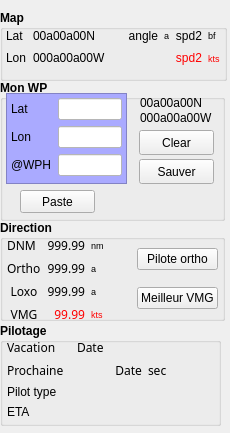
<?xml version="1.0" encoding="UTF-8"?>
<ui version="4.0">
 <class>boardVLM_part2_ui</class>
 <widget class="QWidget" name="boardVLM_part2_ui">
  <property name="geometry">
   <rect>
    <x>0</x>
    <y>0</y>
    <width>230</width>
    <height>433</height>
   </rect>
  </property>
  <property name="minimumSize">
   <size>
    <width>230</width>
    <height>0</height>
   </size>
  </property>
  <property name="windowTitle">
   <string>Form</string>
  </property>
  <widget class="QGroupBox" name="groupBox_2">
   <property name="geometry">
    <rect>
     <x>0</x>
     <y>80</y>
     <width>225</width>
     <height>141</height>
    </rect>
   </property>
   <property name="font">
    <font>
     <weight>75</weight>
     <bold>true</bold>
    </font>
   </property>
   <property name="title">
    <string>Mon WP</string>
   </property>
   <widget class="QFrame" name="frame_3">
    <property name="geometry">
     <rect>
      <x>6</x>
      <y>13</y>
      <width>121</width>
      <height>91</height>
     </rect>
    </property>
    <property name="styleSheet">
     <string>background-color: rgb(170, 170, 255);</string>
    </property>
    <property name="frameShape">
     <enum>QFrame::StyledPanel</enum>
    </property>
    <property name="frameShadow">
     <enum>QFrame::Raised</enum>
    </property>
    <widget class="QWidget" name="layoutWidget">
     <property name="geometry">
      <rect>
       <x>5</x>
       <y>5</y>
       <width>111</width>
       <height>79</height>
      </rect>
     </property>
     <layout class="QGridLayout" name="gridLayout_4">
      <item row="0" column="0">
       <widget class="QLabel" name="label">
        <property name="text">
         <string>Lat</string>
        </property>
       </widget>
      </item>
      <item row="0" column="1">
       <widget class="QLineEdit" name="WP_lat">
        <property name="styleSheet">
         <string>background-color: rgb(255, 255, 255);</string>
        </property>
        <property name="text">
         <string/>
        </property>
       </widget>
      </item>
      <item row="1" column="0">
       <widget class="QLabel" name="label_2">
        <property name="text">
         <string>Lon</string>
        </property>
       </widget>
      </item>
      <item row="1" column="1">
       <widget class="QLineEdit" name="WP_lon">
        <property name="styleSheet">
         <string>background-color: rgb(255, 255, 255);</string>
        </property>
       </widget>
      </item>
      <item row="2" column="0">
       <widget class="QLabel" name="label_3">
        <property name="text">
         <string>@WPH</string>
        </property>
       </widget>
      </item>
      <item row="2" column="1">
       <widget class="QLineEdit" name="WP_heading">
        <property name="styleSheet">
         <string>background-color: rgb(255, 255, 255);</string>
        </property>
       </widget>
      </item>
     </layout>
    </widget>
   </widget>
   <widget class="QPushButton" name="btn_clear">
    <property name="geometry">
     <rect>
      <x>139</x>
      <y>50</y>
      <width>75</width>
      <height>25</height>
     </rect>
    </property>
    <property name="font">
     <font>
      <weight>50</weight>
      <bold>false</bold>
     </font>
    </property>
    <property name="text">
     <string>Clear</string>
    </property>
   </widget>
   <widget class="QLabel" name="WP_conv_lat">
    <property name="geometry">
     <rect>
      <x>140</x>
      <y>15</y>
      <width>81</width>
      <height>16</height>
     </rect>
    </property>
    <property name="font">
     <font>
      <weight>50</weight>
      <bold>false</bold>
     </font>
    </property>
    <property name="text">
     <string>00a00a00N</string>
    </property>
   </widget>
   <widget class="QLabel" name="WP_conv_lon">
    <property name="geometry">
     <rect>
      <x>140</x>
      <y>30</y>
      <width>81</width>
      <height>16</height>
     </rect>
    </property>
    <property name="font">
     <font>
      <weight>50</weight>
      <bold>false</bold>
     </font>
    </property>
    <property name="text">
     <string>000a00a00W</string>
    </property>
   </widget>
   <widget class="QPushButton" name="btn_saveWP">
    <property name="geometry">
     <rect>
      <x>139</x>
      <y>79</y>
      <width>75</width>
      <height>25</height>
     </rect>
    </property>
    <property name="font">
     <font>
      <weight>50</weight>
      <bold>false</bold>
     </font>
    </property>
    <property name="text">
     <string>Sauver</string>
    </property>
   </widget>
   <widget class="QPushButton" name="btn_paste">
    <property name="geometry">
     <rect>
      <x>20</x>
      <y>110</y>
      <width>75</width>
      <height>23</height>
     </rect>
    </property>
    <property name="font">
     <font>
      <weight>50</weight>
      <bold>false</bold>
     </font>
    </property>
    <property name="text">
     <string>Paste</string>
    </property>
   </widget>
  </widget>
  <widget class="QGroupBox" name="groupBox_3">
   <property name="geometry">
    <rect>
     <x>0</x>
     <y>220</y>
     <width>225</width>
     <height>101</height>
    </rect>
   </property>
   <property name="font">
    <font>
     <weight>75</weight>
     <bold>true</bold>
    </font>
   </property>
   <property name="title">
    <string>Direction</string>
   </property>
   <widget class="QWidget" name="layoutWidget_2">
    <property name="geometry">
     <rect>
      <x>7</x>
      <y>17</y>
      <width>211</width>
      <height>85</height>
     </rect>
    </property>
    <layout class="QHBoxLayout" name="horizontalLayout">
     <item>
      <layout class="QGridLayout" name="gridLayout_3">
       <item row="0" column="0">
        <widget class="QLabel" name="boatName_5">
         <property name="font">
          <font>
           <family>Sans Serif</family>
           <weight>50</weight>
           <bold>false</bold>
          </font>
         </property>
         <property name="text">
          <string>DNM</string>
         </property>
        </widget>
       </item>
       <item row="0" column="1">
        <widget class="QLabel" name="dnm">
         <property name="font">
          <font>
           <family>Sans Serif</family>
           <weight>50</weight>
           <bold>false</bold>
          </font>
         </property>
         <property name="text">
          <string>999.99</string>
         </property>
         <property name="alignment">
          <set>Qt::AlignRight|Qt::AlignTrailing|Qt::AlignVCenter</set>
         </property>
        </widget>
       </item>
       <item row="0" column="2">
        <widget class="QLabel" name="label_11">
         <property name="font">
          <font>
           <pointsize>7</pointsize>
           <weight>50</weight>
           <bold>false</bold>
          </font>
         </property>
         <property name="text">
          <string>nm</string>
         </property>
        </widget>
       </item>
       <item row="1" column="0">
        <widget class="QLabel" name="boatName_7">
         <property name="font">
          <font>
           <family>Sans Serif</family>
           <weight>50</weight>
           <bold>false</bold>
          </font>
         </property>
         <property name="text">
          <string>Ortho</string>
         </property>
        </widget>
       </item>
       <item row="1" column="1">
        <widget class="QLabel" name="ortho">
         <property name="font">
          <font>
           <family>Sans Serif</family>
           <pointsize>9</pointsize>
           <weight>50</weight>
           <bold>false</bold>
          </font>
         </property>
         <property name="text">
          <string>999.99</string>
         </property>
         <property name="alignment">
          <set>Qt::AlignRight|Qt::AlignTrailing|Qt::AlignVCenter</set>
         </property>
        </widget>
       </item>
       <item row="1" column="2">
        <widget class="QLabel" name="deg_unit_2">
         <property name="font">
          <font>
           <pointsize>7</pointsize>
           <weight>50</weight>
           <bold>false</bold>
          </font>
         </property>
         <property name="text">
          <string>a</string>
         </property>
        </widget>
       </item>
       <item row="2" column="0">
        <widget class="QLabel" name="boatName_8">
         <property name="font">
          <font>
           <family>Sans Serif</family>
           <weight>50</weight>
           <bold>false</bold>
          </font>
         </property>
         <property name="text">
          <string>Loxo</string>
         </property>
         <property name="alignment">
          <set>Qt::AlignCenter</set>
         </property>
        </widget>
       </item>
       <item row="2" column="1">
        <widget class="QLabel" name="loxo">
         <property name="font">
          <font>
           <family>Sans Serif</family>
           <pointsize>9</pointsize>
           <weight>50</weight>
           <bold>false</bold>
          </font>
         </property>
         <property name="text">
          <string>999.99</string>
         </property>
         <property name="alignment">
          <set>Qt::AlignRight|Qt::AlignTrailing|Qt::AlignVCenter</set>
         </property>
        </widget>
       </item>
       <item row="2" column="2">
        <widget class="QLabel" name="deg_unit_3">
         <property name="font">
          <font>
           <pointsize>7</pointsize>
           <weight>50</weight>
           <bold>false</bold>
          </font>
         </property>
         <property name="text">
          <string>a</string>
         </property>
        </widget>
       </item>
       <item row="3" column="0">
        <widget class="QLabel" name="boatName_4">
         <property name="font">
          <font>
           <family>Sans Serif</family>
           <weight>50</weight>
           <bold>false</bold>
          </font>
         </property>
         <property name="text">
          <string>VMG</string>
         </property>
         <property name="alignment">
          <set>Qt::AlignCenter</set>
         </property>
        </widget>
       </item>
       <item row="3" column="1">
        <widget class="QLabel" name="vmg">
         <property name="font">
          <font>
           <family>Sans Serif</family>
           <pointsize>9</pointsize>
           <weight>50</weight>
           <bold>false</bold>
          </font>
         </property>
         <property name="styleSheet">
          <string notr="true">color: rgb(255, 0, 0);</string>
         </property>
         <property name="text">
          <string>99.99</string>
         </property>
         <property name="alignment">
          <set>Qt::AlignRight|Qt::AlignTrailing|Qt::AlignVCenter</set>
         </property>
        </widget>
       </item>
       <item row="3" column="2">
        <widget class="QLabel" name="label_14">
         <property name="font">
          <font>
           <pointsize>7</pointsize>
           <weight>50</weight>
           <bold>false</bold>
          </font>
         </property>
         <property name="styleSheet">
          <string notr="true">color: rgb(255, 0, 0);</string>
         </property>
         <property name="text">
          <string>kts</string>
         </property>
        </widget>
       </item>
      </layout>
     </item>
     <item>
      <spacer name="horizontalSpacer_10">
       <property name="orientation">
        <enum>Qt::Horizontal</enum>
       </property>
       <property name="sizeHint" stdset="0">
        <size>
         <width>13</width>
         <height>58</height>
        </size>
       </property>
      </spacer>
     </item>
     <item>
      <layout class="QVBoxLayout" name="verticalLayout">
       <item>
        <widget class="QPushButton" name="goPilotOrtho">
         <property name="font">
          <font>
           <weight>50</weight>
           <bold>false</bold>
          </font>
         </property>
         <property name="text">
          <string>Pilote ortho</string>
         </property>
        </widget>
       </item>
       <item>
        <widget class="QPushButton" name="goVMG">
         <property name="font">
          <font>
           <weight>50</weight>
           <bold>false</bold>
          </font>
         </property>
         <property name="text">
          <string>Meilleur VMG</string>
         </property>
        </widget>
       </item>
      </layout>
     </item>
    </layout>
   </widget>
  </widget>
  <widget class="QGroupBox" name="groupBox">
   <property name="geometry">
    <rect>
     <x>0</x>
     <y>10</y>
     <width>227</width>
     <height>71</height>
    </rect>
   </property>
   <property name="font">
    <font>
     <weight>75</weight>
     <bold>true</bold>
    </font>
   </property>
   <property name="title">
    <string>Map</string>
   </property>
   <widget class="QWidget" name="">
    <property name="geometry">
     <rect>
      <x>6</x>
      <y>17</y>
      <width>214</width>
      <height>39</height>
     </rect>
    </property>
    <layout class="QHBoxLayout" name="horizontalLayout_2">
     <item>
      <layout class="QGridLayout" name="gridLayout_2">
       <item row="0" column="0">
        <widget class="QLabel" name="label_4">
         <property name="font">
          <font>
           <weight>50</weight>
           <bold>false</bold>
          </font>
         </property>
         <property name="text">
          <string>Lat</string>
         </property>
        </widget>
       </item>
       <item row="0" column="1">
        <widget class="QLabel" name="map_lat">
         <property name="font">
          <font>
           <weight>50</weight>
           <bold>false</bold>
          </font>
         </property>
         <property name="text">
          <string>00a00a00N </string>
         </property>
        </widget>
       </item>
       <item row="1" column="0">
        <widget class="QLabel" name="label_5">
         <property name="font">
          <font>
           <weight>50</weight>
           <bold>false</bold>
          </font>
         </property>
         <property name="text">
          <string>Lon</string>
         </property>
        </widget>
       </item>
       <item row="1" column="1">
        <widget class="QLabel" name="map_lon">
         <property name="font">
          <font>
           <weight>50</weight>
           <bold>false</bold>
          </font>
         </property>
         <property name="text">
          <string>000a00a00W</string>
         </property>
        </widget>
       </item>
      </layout>
     </item>
     <item>
      <spacer name="horizontalSpacer">
       <property name="orientation">
        <enum>Qt::Horizontal</enum>
       </property>
       <property name="sizeHint" stdset="0">
        <size>
         <width>13</width>
         <height>20</height>
        </size>
       </property>
      </spacer>
     </item>
     <item>
      <layout class="QGridLayout" name="gridLayout">
       <item row="0" column="0">
        <widget class="QLabel" name="map_wind_angle">
         <property name="font">
          <font>
           <weight>50</weight>
           <bold>false</bold>
          </font>
         </property>
         <property name="text">
          <string>angle</string>
         </property>
         <property name="alignment">
          <set>Qt::AlignRight|Qt::AlignTrailing|Qt::AlignVCenter</set>
         </property>
        </widget>
       </item>
       <item row="0" column="1">
        <widget class="QLabel" name="deg_unit_4">
         <property name="font">
          <font>
           <pointsize>7</pointsize>
           <weight>50</weight>
           <bold>false</bold>
          </font>
         </property>
         <property name="text">
          <string>a</string>
         </property>
        </widget>
       </item>
       <item row="0" column="2">
        <widget class="QLabel" name="map_wind_spd_bf">
         <property name="font">
          <font>
           <weight>50</weight>
           <bold>false</bold>
          </font>
         </property>
         <property name="text">
          <string>spd2</string>
         </property>
         <property name="alignment">
          <set>Qt::AlignRight|Qt::AlignTrailing|Qt::AlignVCenter</set>
         </property>
        </widget>
       </item>
       <item row="0" column="3">
        <widget class="QLabel" name="label_15">
         <property name="font">
          <font>
           <pointsize>7</pointsize>
           <weight>50</weight>
           <bold>false</bold>
          </font>
         </property>
         <property name="text">
          <string>bf</string>
         </property>
        </widget>
       </item>
       <item row="1" column="2">
        <widget class="QLabel" name="map_wind_spd_kts">
         <property name="font">
          <font>
           <weight>50</weight>
           <bold>false</bold>
          </font>
         </property>
         <property name="styleSheet">
          <string notr="true">color: rgb(255, 0, 0);</string>
         </property>
         <property name="text">
          <string>spd2</string>
         </property>
         <property name="alignment">
          <set>Qt::AlignRight|Qt::AlignTrailing|Qt::AlignVCenter</set>
         </property>
        </widget>
       </item>
       <item row="1" column="3">
        <widget class="QLabel" name="label_13">
         <property name="font">
          <font>
           <pointsize>7</pointsize>
           <weight>50</weight>
           <bold>false</bold>
          </font>
         </property>
         <property name="styleSheet">
          <string notr="true">color: rgb(255, 0, 0);</string>
         </property>
         <property name="text">
          <string>kts</string>
         </property>
        </widget>
       </item>
      </layout>
     </item>
    </layout>
   </widget>
  </widget>
  <widget class="QGroupBox" name="groupBox_4">
   <property name="geometry">
    <rect>
     <x>0</x>
     <y>323</y>
     <width>221</width>
     <height>103</height>
    </rect>
   </property>
   <property name="font">
    <font>
     <weight>75</weight>
     <bold>true</bold>
    </font>
   </property>
   <property name="title">
    <string>Pilotage</string>
   </property>
   <widget class="QWidget" name="">
    <property name="geometry">
     <rect>
      <x>7</x>
      <y>16</y>
      <width>205</width>
      <height>80</height>
     </rect>
    </property>
    <layout class="QVBoxLayout" name="verticalLayout_2">
     <item>
      <layout class="QGridLayout" name="gridLayout_5">
       <item row="0" column="0">
        <widget class="QLabel" name="boatName_3">
         <property name="font">
          <font>
           <family>Sans Serif</family>
           <weight>50</weight>
           <bold>false</bold>
          </font>
         </property>
         <property name="text">
          <string>Vacation</string>
         </property>
         <property name="alignment">
          <set>Qt::AlignLeading|Qt::AlignLeft|Qt::AlignVCenter</set>
         </property>
        </widget>
       </item>
       <item row="0" column="1" colspan="2">
        <widget class="QLabel" name="lastVac">
         <property name="font">
          <font>
           <family>Sans Serif</family>
           <weight>50</weight>
           <bold>false</bold>
          </font>
         </property>
         <property name="text">
          <string>Date</string>
         </property>
         <property name="alignment">
          <set>Qt::AlignLeading|Qt::AlignLeft|Qt::AlignVCenter</set>
         </property>
        </widget>
       </item>
       <item row="1" column="0">
        <widget class="QLabel" name="boatName_9">
         <property name="font">
          <font>
           <family>Sans Serif</family>
           <weight>50</weight>
           <bold>false</bold>
          </font>
         </property>
         <property name="text">
          <string>Prochaine</string>
         </property>
         <property name="alignment">
          <set>Qt::AlignLeading|Qt::AlignLeft|Qt::AlignVCenter</set>
         </property>
        </widget>
       </item>
       <item row="1" column="1">
        <widget class="QLabel" name="nextVac">
         <property name="font">
          <font>
           <family>Sans Serif</family>
           <weight>50</weight>
           <bold>false</bold>
          </font>
         </property>
         <property name="text">
          <string>Date</string>
         </property>
         <property name="alignment">
          <set>Qt::AlignRight|Qt::AlignTrailing|Qt::AlignVCenter</set>
         </property>
        </widget>
       </item>
       <item row="1" column="2">
        <widget class="QLabel" name="boatName_11">
         <property name="font">
          <font>
           <family>Sans Serif</family>
           <weight>50</weight>
           <bold>false</bold>
          </font>
         </property>
         <property name="text">
          <string>sec</string>
         </property>
         <property name="alignment">
          <set>Qt::AlignLeading|Qt::AlignLeft|Qt::AlignVCenter</set>
         </property>
        </widget>
       </item>
      </layout>
     </item>
     <item>
      <widget class="QLabel" name="pilotType">
       <property name="font">
        <font>
         <weight>50</weight>
         <bold>false</bold>
        </font>
       </property>
       <property name="text">
        <string>Pilot type</string>
       </property>
      </widget>
     </item>
     <item>
      <widget class="QLabel" name="pilotETA">
       <property name="font">
        <font>
         <weight>50</weight>
         <bold>false</bold>
        </font>
       </property>
       <property name="text">
        <string>ETA</string>
       </property>
      </widget>
     </item>
    </layout>
   </widget>
  </widget>
 </widget>
 <tabstops>
  <tabstop>WP_lat</tabstop>
  <tabstop>WP_lon</tabstop>
  <tabstop>WP_heading</tabstop>
  <tabstop>btn_clear</tabstop>
  <tabstop>btn_saveWP</tabstop>
  <tabstop>goPilotOrtho</tabstop>
  <tabstop>goVMG</tabstop>
 </tabstops>
 <resources/>
 <connections>
  <connection>
   <sender>WP_lat</sender>
   <signal>textChanged(QString)</signal>
   <receiver>boardVLM_part2_ui</receiver>
   <slot>chgLat()</slot>
   <hints>
    <hint type="sourcelabel">
     <x>120</x>
     <y>110</y>
    </hint>
    <hint type="destinationlabel">
     <x>214</x>
     <y>62</y>
    </hint>
   </hints>
  </connection>
  <connection>
   <sender>WP_lon</sender>
   <signal>textChanged(QString)</signal>
   <receiver>boardVLM_part2_ui</receiver>
   <slot>chgLon()</slot>
   <hints>
    <hint type="sourcelabel">
     <x>111</x>
     <y>137</y>
    </hint>
    <hint type="destinationlabel">
     <x>214</x>
     <y>109</y>
    </hint>
   </hints>
  </connection>
  <connection>
   <sender>btn_clear</sender>
   <signal>clicked()</signal>
   <receiver>boardVLM_part2_ui</receiver>
   <slot>doClearWP()</slot>
   <hints>
    <hint type="sourcelabel">
     <x>166</x>
     <y>68</y>
    </hint>
    <hint type="destinationlabel">
     <x>214</x>
     <y>144</y>
    </hint>
   </hints>
  </connection>
  <connection>
   <sender>btn_saveWP</sender>
   <signal>clicked()</signal>
   <receiver>boardVLM_part2_ui</receiver>
   <slot>doSaveWP()</slot>
   <hints>
    <hint type="sourcelabel">
     <x>173</x>
     <y>92</y>
    </hint>
    <hint type="destinationlabel">
     <x>214</x>
     <y>23</y>
    </hint>
   </hints>
  </connection>
  <connection>
   <sender>goPilotOrtho</sender>
   <signal>clicked()</signal>
   <receiver>boardVLM_part2_ui</receiver>
   <slot>doPilotOrtho()</slot>
   <hints>
    <hint type="sourcelabel">
     <x>215</x>
     <y>258</y>
    </hint>
    <hint type="destinationlabel">
     <x>214</x>
     <y>178</y>
    </hint>
   </hints>
  </connection>
  <connection>
   <sender>goVMG</sender>
   <signal>clicked()</signal>
   <receiver>boardVLM_part2_ui</receiver>
   <slot>doVmg()</slot>
   <hints>
    <hint type="sourcelabel">
     <x>215</x>
     <y>296</y>
    </hint>
    <hint type="destinationlabel">
     <x>214</x>
     <y>196</y>
    </hint>
   </hints>
  </connection>
  <connection>
   <sender>btn_paste</sender>
   <signal>clicked()</signal>
   <receiver>boardVLM_part2_ui</receiver>
   <slot>doPaste()</slot>
   <hints>
    <hint type="sourcelabel">
     <x>58</x>
     <y>211</y>
    </hint>
    <hint type="destinationlabel">
     <x>229</x>
     <y>231</y>
    </hint>
   </hints>
  </connection>
 </connections>
 <slots>
  <slot>chgLat()</slot>
  <slot>chgLon()</slot>
  <slot>doSaveWP()</slot>
  <slot>doClearWP()</slot>
  <slot>doVmg()</slot>
  <slot>doPilotOrtho()</slot>
  <slot>doPaste()</slot>
 </slots>
</ui>
